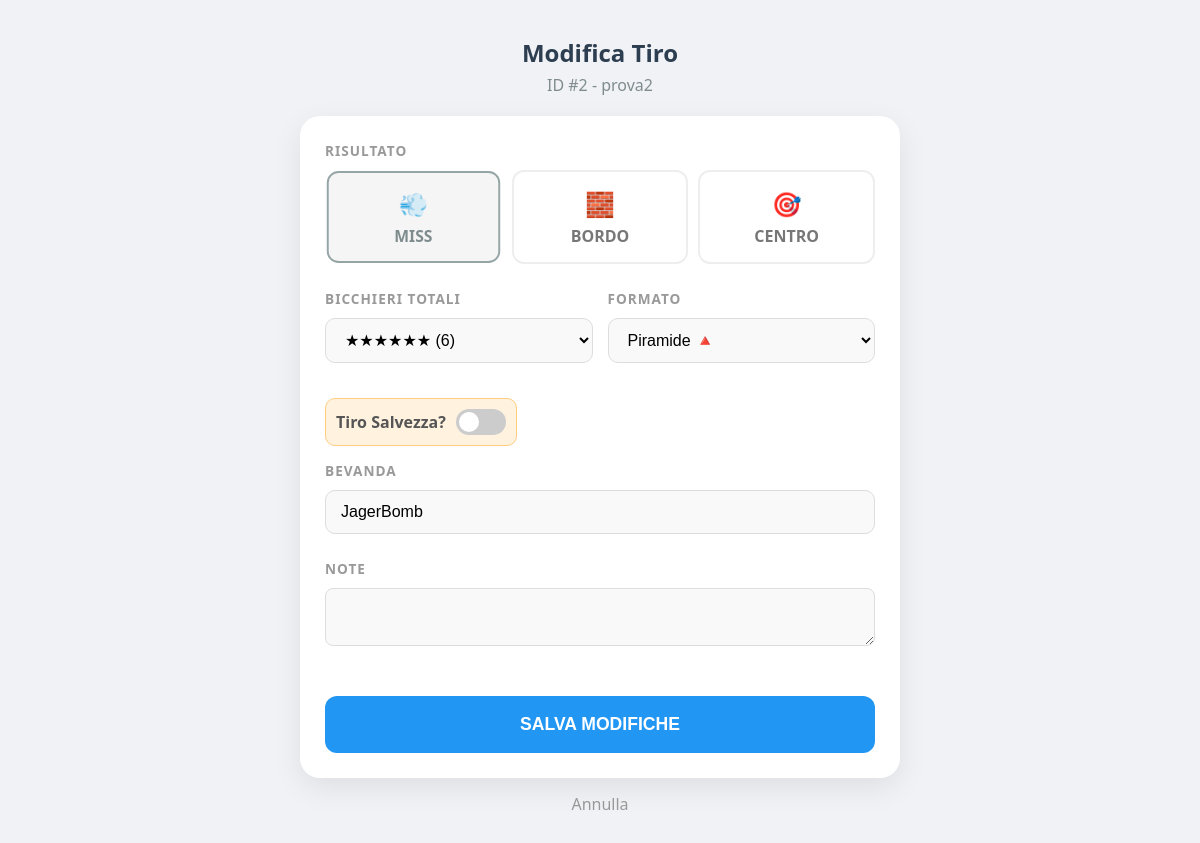
Screenshot of /edit/prova2/2 with the database file from the repository.
### app/models.py (models this page shows, shortened)
class PlayerRecord(db.Model):
    __tablename__ = 'records'
    id = db.Column(db.Integer, primary_key=True)
    match_id = db.Column(db.Integer, db.ForeignKey('active_matches.id'), nullable=True)
    player_id = db.Column(db.Integer, db.ForeignKey('players.id'), nullable=False)
    teammate_id = db.Column(db.Integer, nullable=True) # ID del compagno
    opponent1_id = db.Column(db.Integer, nullable=True) # ID avversario 1
    opponent2_id = db.Column(db.Integer, nullable=True) # ID avversario 2
    shot_number = db.Column(db.Integer, default=1)
    miss = db.Column(db.String(10), default="No")
    bordo = db.Column(db.String(10), default="No")
    centro = db.Column(db.String(10), default="No")
    bicchiere_colpito = db.Column(db.String(255))
    cups_own = db.Column(db.Integer, default=0)
    cups_opp = db.Column(db.Integer, default=0)
    timestamp = db.Column(db.DateTime, default=datetime.now)
    match_date = db.Column(db.String(20)) # Es: "2023-10-25"
    match_hour = db.Column(db.Integer)    # Es: 22 (solo l'ora, senza minuti)
    is_overtime = db.Column(db.Boolean, default=False) # Era redemption/overtime?
    match_result = db.Column(db.String(10), nullable=True) # "Win" o "Loss" (aggiornato a fine partita)
    note = db.Column(db.Text)
    tiro_salvezza = db.Column(db.String(10), default="No")
    bicchieri_multipli = db.Column(db.String(20), nullable=True)
    formato = db.Column(db.String(20))
    postazione = db.Column(db.String(20))
    bevanda = db.Column(db.String(50))
    @property
    def ora(self):
        return self.timestamp.strftime("%H:%M")

### app/main/modifiche_manuali.py (the view, shortened to what this page needs)
@bp.route('/edit/<player_name>/<int:id>', methods=['GET', 'POST'])
def edit_record(player_name, id):
    record = PlayerRecord.query.get_or_404(id)
    return render_template('edit_record.html', record=record, player_name=player_name)

### app/templates/edit_record.html (shortened to what this page needs)
<!DOCTYPE html>
<html lang="it">
<head>
</head>
<body>
<div class="container">
    <h1>Modifica Tiro</h1>
    <div class="subtitle">ID #{{ record.id }} - {{ player_name }}</div>
    <form method="POST">
        <div class="form-group">
            <div class="section-title">Risultato</div>
            <div class="result-options">
                <label for="opt_miss" class="result-label"><span class="result-icon">💨</span>MISS</label>
                <label for="opt_bordo" class="result-label"><span class="result-icon">🧱</span>BORDO</label>
                <label for="opt_centro" class="result-label"><span class="result-icon">🎯</span>CENTRO</label>
            </div>
        </div>
        <div class="form-group" style="display: flex; gap: 15px;">
            <div style="flex: 1;">
                <div class="section-title">Bicchieri Totali</div>
                <select name="numero_bicchieri" required>
                    <option value="6" {% if record.numero_bicchieri == '6' %}selected{% endif %}>★★★★★★ (6)</option>
                </select>
            </div>
            <div style="flex: 1;">
                <div class="section-title">Formato</div>
                <select id="formato" name="formato" onchange="updateBicchiereColpitoOptions()" required>
                    <option value="Piramide" {% if record.formato == 'Piramide' %}selected{% endif %}>Piramide 🔺</option>
                </select>
            </div>
        </div>
        <div class="save-throw-wrapper">
            <span style="font-weight:bold; color:#555;">Tiro Salvezza?</span>
            <label class="switch">
                <span class="slider"></span>
            </label>
        </div>
        <div class="form-group" style="margin-top: 15px;">
            <div class="section-title">Bevanda</div>
            <input type="text" name="bevanda" value="{{ record.bevanda }}">
        </div>
        <div class="form-group full-width" style="margin-top:15px;">
            <div class="section-title">Note</div>
            <textarea name="note" style="width:100%; border:1px solid #ddd; border-radius:8px; padding:10px;">{{ record.note }}</textarea>
        </div>
        <button type="submit" class="btn-submit">SALVA MODIFICHE</button>
    </form>
    <a href="{{ url_for('main.index', player_name=player_name) }}" class="btn-cancel">Annulla</a>
</div>
</body>
</html>

### app/templates/edit_record.html (style rules this page uses)
body { font-family: 'Segoe UI', Tahoma, Geneva, Verdana, sans-serif; background: #f0f2f5; margin: 0; padding: 20px; color: #333; }
.container { max-width: 600px; margin: 0 auto; padding-bottom: 80px; }
h1 { text-align: center; color: #2c3e50; font-size: 1.5em; margin-bottom: 5px; }
.subtitle { text-align: center; color: #7f8c8d; margin-bottom: 20px; }
form { background: white; border-radius: 20px; padding: 25px; box-shadow: 0 10px 30px rgba(0,0,0,0.08); }
.section-title { font-size: 0.85em; text-transform: uppercase; color: #999; margin-bottom: 10px; font-weight: bold; letter-spacing: 1px; }
.form-group { margin-bottom: 25px; }
.result-options { display: flex; gap: 10px; }
.result-label { flex: 1; text-align: center; padding: 15px 5px; border-radius: 12px; border: 2px solid #eee; cursor: pointer; transition: all 0.2s; font-weight: bold; color: #777; display: flex; flex-direction: column; align-items: center; }
.result-icon { font-size: 1.5em; margin-bottom: 5px; }
#opt_miss:checked + label { background: #f5f5f5; border-color: #95a5a6; color: #7f8c8d; transform: scale(0.98); }
select, input[type="text"], textarea { width: 100%; padding: 12px 15px; border-radius: 10px; border: 1px solid #ddd; background: #f9f9f9; font-size: 16px; box-sizing: border-box; }
.switch { position: relative; display: inline-block; width: 50px; height: 26px; vertical-align: middle; margin-left: 10px; }
.slider { position: absolute; cursor: pointer; top: 0; left: 0; right: 0; bottom: 0; background-color: #ccc; transition: .4s; border-radius: 34px; }
.slider:before { position: absolute; content: ""; height: 20px; width: 20px; left: 3px; bottom: 3px; background-color: white; transition: .4s; border-radius: 50%; }
.save-throw-wrapper { background: #fff3e0; padding: 10px; border-radius: 10px; border: 1px solid #ffcc80; display: inline-flex; align-items: center; margin-top: 10px; }
.btn-submit { width: 100%; padding: 18px; background: #2196F3; color: white; border: none; border-radius: 12px; font-size: 1.1em; font-weight: bold; cursor: pointer; margin-top: 20px; }
.btn-cancel { display: block; text-align: center; margin-top: 15px; color: #999; text-decoration: none; }

### rows the page displays
PlayerRecord: id "2", formato "Piramide 🔺", bevanda "JagerBomb"

### other values shown
{{ player_name }} "prova2"
